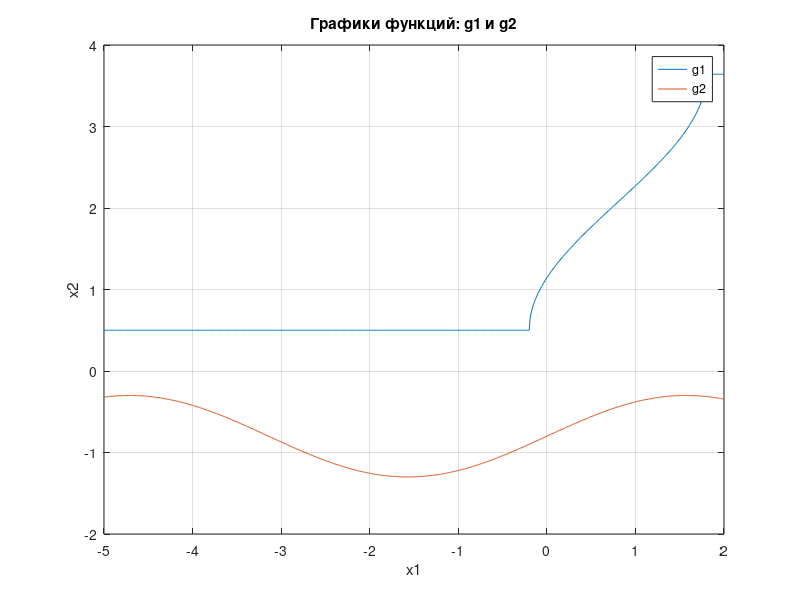

This figure's MATLAB source:
eps = 10^(-4);

x1 = -5:0.01:2;
x2 = x1;

f1 = cos(x1 + 0.5) + x2 - 0.8;
f2 = -2 .* x1 + sin(x2) - 1.6;

% 1.1
g1 = acos(0.8 - x2) + 0.5;
g2 = (1.6 - sin(x2)) ./ (-2);

figure();
plot(x1, g1, x2, g2);
xlabel('x1');
ylabel('x2');
title('Графики функций: g1 и g2');
grid on;
legend("g1", "g2");


% 1.2
phi1 = -cos(x1 + 0.5) + 0.8;
phi2 = (1.6 - sin(x2)) ./ (-2);

% 1.3
x1_0 = 0;
x2_0 = 0;

while true
    x1_next = (1.6 - sin(x2_0)) ./ (-2);
    x2_next = -cos(x1_0 + 0.5) + 0.8;

    if abs(x1_next - x1_0) < eps && abs(x2_next - x2_0) < eps
        break;
    end

    x1_0 = x1_next;
    x2_0 = x2_next;
endwhile

fprintf('Сошлось к (%f, %f)\n', x1_0, x2_0);

x_0 = [-1, 1];

J = [ 
        -sin(x_0(1) + 0.5), 0
        0                 , cos(x_0(2)) / 2 
    ];
    
q = norm(J);

% 1.4
eps_0 = ((1 - q) / q) * eps;

printf("\n\n___________________________________________________________\n");
printf("| n |    x1     |     x2    |   difference     | epsilon_0 |\n");

k1 = 0;
x_prev = x_0;

while true

    k1 += 1;
    x_next = [-cos(x_prev(1) + 0.5) + 0.8, (1.6 - sin(x_prev(2))) / (-2)];
    difference = norm(x_next - x_prev);
    x_prev = x_next;

    if (difference <= eps_0)
        printf("| %d | %f | %f |   %f       | %f  |\n", k1, x_next(1), x_next(2), difference, eps_0);
        break;
    end

    printf("| %d | %f | %f |   %f       | %f  |\n", k1, x_next(1), x_next(2), difference, eps_0);
endwhile
printf("___________________________________________________________\n");

% 1.5
printf("Номер итерации на которой была достигнута заданная точность: %d\n", k1);


% 2.1
printf("\n\n___________________________________________________________\n");
printf("| n |    x1     |     x2    |   difference     | epsilon_0 |\n");

x_prev = x_0;
k2 = 0;

while true
    k2 += 1;

    eq_1 = x_prev;
    eq_2 = [-sin(x_prev(1) + 0.5), 1; -2, cos(x_prev(2))];
    eq_3 = [cos(x_prev(1) + 0.5) + x_prev(2) - 0.8; -2 * x_prev(1) + sin(x_prev(2)) - 1.6];

    x_next = eq_1 - inv(eq_2) * eq_3;
    difference = norm(x_next - x_prev);
    x_prev = x_next;

    if (difference <=  eps)
        printf("| %d | %f | %f |   %f       | %f  |\n", k2, x_next(1), x_next(2), difference, eps);
        break
    end

    printf("| %d | %f | %f |   %f       | %f  |\n", k2, x_next(1), x_next(2), difference, eps);

endwhile
printf("___________________________________________________________\n");


% 2.2
printf("Номер итерации на которой была достигнута заданная точность: %d\n", k2);